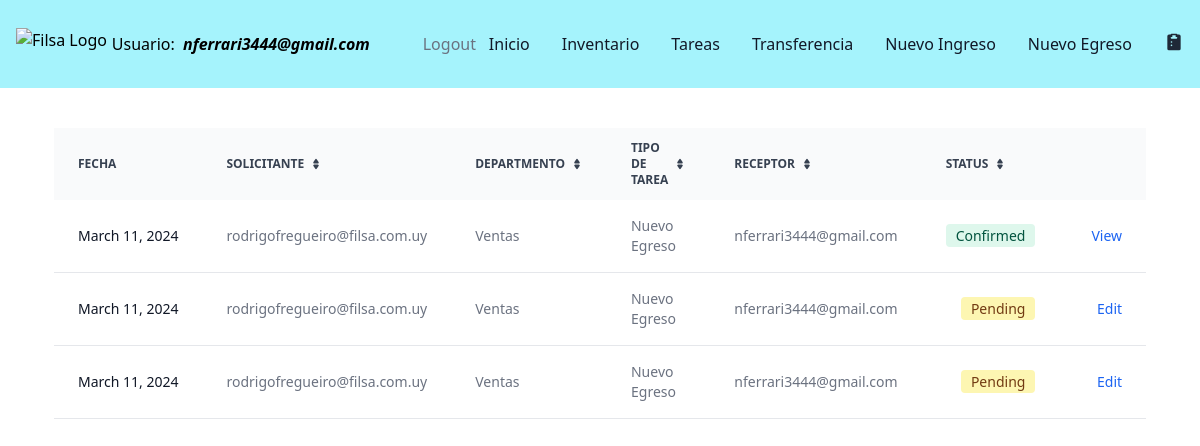
Before: /tasks/ (signed in) with the older database file.
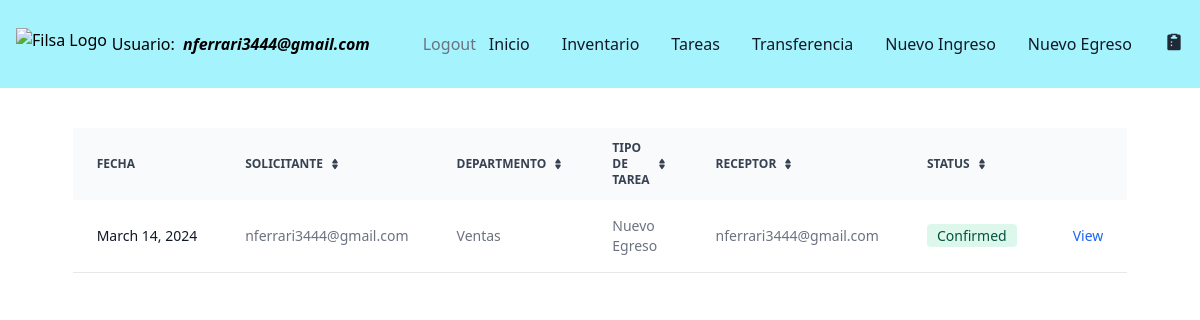
After: the same page with the newer database file.
### filsa/models.py (models this page shows)
class CustomUser( AbstractBaseUser , PermissionsMixin ):
    ROLES = [('Operator', 'Operator'),
             ('Logistic','Logistic'),
             ('Supervisor','Supervisor')]
    DEPARTMENT = [('Ventas','Ventas'),
                ('Dirección', 'Dirección'),
                ('Administración', 'Administración'),
                ('Taller', 'Taller'),
                ('Logística','Logística')
                ]
    username = models.CharField(max_length=40)
    password = models.CharField(max_length=100)
    email = models.EmailField(max_length=40, blank=False, unique=True,
                              default='', error_messages =
                                {'required': 'Please provide your email address.',
                  'unique': 'An account with this email exist'},)
    departamento = models.CharField(max_length=30, choices = DEPARTMENT, default='Sales')
    role = models.CharField(max_length=40, choices=ROLES, blank=True, null=True)
    is_staff = models.BooleanField(default=False)
    is_superuser = models.BooleanField(default=False)
    is_active = models.BooleanField(default=True)
    USERNAME_FIELD = 'email'
    REQUIRED_FIELDS = ['username']
    objects = CustomUserManager()

class Tasks(models.Model):
    STATUS = [('Pending','Pending'),
              ('Confirmed','Confirmed')]
    DEPARTMENT = [('Ventas','Ventas'),
                ('Dirección', 'Dirección'),
                ('Administración', 'Administración'),
                 ('Encargado Servicio Técnico', 'Encargado Servicio Técnico'),
                ('Servicio Técnico', 'Servicio Técnico'),
                ('Logística','Logística')
                ]
    MOTIVOSINGRESO = [('Devolución Mercadería', 'Devolución Mercadería'),
                ('Importación', 'Importación'),
                 ('Compra en Plaza', 'Compra en Plaza'),
                 ('Armado Nuevo Producto', 'Armado Nuevo Producto' )]
    MOTIVOSEGRESO = [('Servicio Técnico', 'Servicio Técnico'),
                     ('Planta de Armado', 'Planta de Armado'),
                      ('Ventas', 'Ventas'),
                       ('Mantenimiento', 'Mantenimiento') ]
    task_id = models.AutoField(primary_key=True)
    receptor = models.ForeignKey(CustomUser, on_delete=models.CASCADE, related_name='receptor',  blank=True, null=True)
    issuer = models.ForeignKey(CustomUser, on_delete=models.CASCADE, related_name='issuer', blank=True, null=True)
    status = models.CharField(max_length=30, choices= STATUS, default='Pending')
    department = models.CharField(max_length=30, choices = DEPARTMENT, default='Sales')
    date = models.DateField(verbose_name=u"Fecha")
    deliveryDate = models.DateField(verbose_name=u"Fecha", default = '1970-01-01')
    motivoIngreso = models.CharField(max_length=30, choices = MOTIVOSINGRESO) # default='Transferencia Depósitos')
    motivoEgreso = models.CharField(max_length=30, choices = MOTIVOSEGRESO) #default='Transferencia Depósitos')
    warehouse = models.ForeignKey(WarehousesProduct, on_delete= models.CASCADE, blank=True, null=True)
    actionType = models.CharField(max_length=20,  default='Inbound')
    observations = models.CharField(max_length=500, null=True, blank= True)

### filsa/views.py (the view)
# urls.py: path('tasks/', TaskListView.as_view() , name='tasks'),
class TaskListView(LoginRequiredMixin, generic.ListView):
    template_name = 'tasks.html'
    model = Tasks
    def get_queryset(self) -> QuerySet[Any]:
        self.tasks = Tasks.objects.all() #filter(status='Pending') # , actionType='Nueva Solicitud')
        return self.tasks
    def get_context_data(self, **kwargs):
        context = super(TaskListView, self).get_context_data(**kwargs)
        context['tasks'] = self.tasks
        return context

### filsa/templates/tasks.html (shortened to what this page needs)
{% extends '_base.html' %}
{% load static %}
{% block content %}
<div class="mt-10 sm:rounded-lg">
    <table class="py-8 px-4 mx-auto max-w-2xl lg:py-16 text-sm text-left rtl:text-right text-gray-500 dark:text-gray-400">
        <thead class="text-xs text-gray-700 uppercase bg-gray-50 dark:bg-gray-700 dark:text-gray-400">
            <tr>
                <th scope="col" class="px-6 py-3">
                    Fecha
                </th>
                <th scope="col" class="px-6 py-3">
                    <div class="flex items-center">
                        Solicitante
                        <a href="#"></a>
                    </div>
                </th>
                <th scope="col" class="px-6 py-3">
                    <div class="flex items-center">
                        Departmento
                        <a href="#"></a>
                    </div>
                </th>
                <th scope="col" class="px-6 py-3">
                    <div class="flex items-center">
                        Tipo de Tarea
                        <a href="#"></a>
                    </div>
                </th>
                <th scope="col" class="px-6 py-3">
                    <div class="flex items-center">
                        Receptor
                        <a href="#"></a>
                    </div>
                </th>
                <th scope="col" class="px-6 py-3">
                    <div class="flex items-center">
                        Status
                        <a href="#"></a>
                    </div>
                </th>
                <th scope="col" class="px-6 py-3">
                </th>
            </tr>
        </thead>
        <tbody>
            {% for task in tasks %}
            <tr class="bg-white border-b dark:bg-gray-800 dark:border-gray-700">
                <th scope="row" class="px-6 py-4 font-medium text-gray-900 whitespace-nowrap dark:text-white">
                    {{task.date}}
                </th>
                <td class="px-6 py-4">
                    {{task.issuer}}
                </td>
                <td class="px-6 py-4">
                    {{task.department}}
                </td>
                <td class="px-6 py-4">
                    {{task.actionType}}
                </td>
                <td class="px-6 py-4">
                    {{task.receptor}}
                </td>
                    {% if task.status == 'Pending' %}
                    <td class="px-6 py-4 text-right">
                        <span class="bg-yellow-100 text-yellow-800 text-sm font-medium me-2 px-2.5 py-0.5 rounded dark:bg-yellow-900 dark:text-yellow-300">{{task.status}}</span>
                    </td>
                    {% else %}
                    <td class="px-6 py-4 text-right">
                    <span class="bg-green-100 text-green-800 text-sm font-medium me-2 px-2.5 py-0.5 rounded dark:bg-green-900 dark:text-green-300">{{task.status}}</span>
                </td>
                {% endif %}
                {% if task.actionType == 'Nuevo Egreso' and task.status == 'Pending' %}
                <td class="px-6 py-4 text-right">
                    <a href="{% url 'outbounddelivery' requested_id=task.task_id %}"  class="font-medium text-blue-600 dark:text-blue-500 hover:underline">Edit</a>
                </td>
                {% elif task.actionType == 'Nuevo Egreso' and task.status == 'Confirmed' %}
                <td class="px-6 py-4 text-right">
                    <a href="{% url 'outboundconfirmed' requested_id=task.task_id %}"  class="font-medium text-blue-600 dark:text-blue-500 hover:underline">View</a>
                </td>
                {% elif task.actionType == 'Nuevo Ingreso' and task.status == 'Pending' %}
                <td class="px-6 py-4 text-right">
                    <a href="{% url 'inboundreception' requested_id=task.task_id %}"  class="font-medium text-blue-600 dark:text-blue-500 hover:underline">Edit</a>
                </td>
                {% elif task.actionType == 'Nuevo Ingreso' and task.status == 'Confirmed' %}
                <td class="px-6 py-4 text-right">
                    <a href="{% url 'inboundconfirmed' requested_id=task.task_id %}"  class="font-medium text-blue-600 dark:text-blue-500 hover:underline">View</a>
                </td>
                {% elif task.actionType == 'Transferencia' and task.status == 'Pending' %}
                <td class="px-6 py-4 text-right">
                    <a href="{% url 'transferreception' requested_id=task.task_id %}"  class="font-medium text-blue-600 dark:text-blue-500 hover:underline">Edit</a>
                </td>
                {% elif task.actionType == 'Transferencia' and task.status == 'Confirmed' %}
                <td class="px-6 py-4 text-right">
                    <a href="{% url 'transferconfirmed' requested_id=task.task_id %}"  class="font-medium text-blue-600 dark:text-blue-500 hover:underline">View</a>
                </td>
                 {% endif %}
            </tr>
            {% endfor %}
        </tbody>
    </table>
</div>
  {% endblock content %}

### filsa/templates/_base.html (shortened to what this page needs)
{% load compress %}
{% load static %}
{% load grouptag %}
<!DOCTYPE html>
<html lang="en">
<head>
<link rel="stylesheet" href="https://ajax.googleapis.com/ajax/libs/jqueryui/1.11.4/themes/smoothness/jquery-ui.css">
    {% compress css %}
 <link rel="stylesheet" href="{% static 'src/output.css' %}">
    {% endcompress %}
</head>
<nav class="bg-cyan-200 border-gray-200 dark:bg-gray-900">
    <div class="max-w-screen-xl flex flex-wrap items-center justify-between p-4">
      <a href="https://www.filsa.com.uy/" target="_blank" class="flex items-center space-x-3 rtl:space-x-reverse">
          <img src="https://filsa.s3.amazonaws.com/logo.jpg" class="h-8" alt="Filsa Logo" />
      </a>
      {% if user.is_authenticated %}
      <div class="flex text-black-400 items-center lg:mr-10 sm:mr-0 lm:mr-0">
        Usuario: &nbsp <i><strong>{{user.get_username}}</strong></i>
      </div>
      <a href="{% url 'logout' %}" class="py-4 px-2 text-gray-500 hover:text-green-500 transition duration-300">Logout</a>
      {% else %}
      <a href="{% url 'login' %}" class="py-4 px-2 text-gray-500 hover:text-green-500 transition duration-300">Login</a>
      {% endif %}
      <div class="hidden w-full md:block md:w-auto" id="navbar-default">
        <ul class="font-medium flex flex-col p-4 md:p-0 mt-4 border border-gray-100 rounded-lg md:flex-row md:space-x-8 rtl:space-x-reverse md:mt-0 md:border-0 dark:bg-gray-800 md:dark:bg-gray-900 dark:border-gray-700">
          <li>
            <a href="{% url 'stock' %}" class="text-gray-900 rounded hover:bg-gray-100 md:border-0 md:hover:text-blue-700 md:p-0 dark:text-white md:dark:hover:text-blue-500 dark:hover:bg-gray-700 dark:hover:text-white md:dark:hover:bg-transparent">Inicio</a>
          </li>
          <li>
            <a href="{% url 'stock' %}" class="block py-2 px-3 text-gray-900 rounded hover:bg-gray-100 md:border-0 md:hover:text-blue-700 md:p-0 dark:text-white md:dark:hover:text-blue-500 dark:hover:bg-gray-700 dark:hover:text-white md:dark:hover:bg-transparent">Inventario</a>
          </li>
          <li>
            <a href="{% url 'tasks' %}" class="block py-2 px-3 text-gray-900 rounded hover:bg-gray-100 md:border-0 md:hover:text-blue-700 md:p-0 dark:text-white md:dark:hover:text-blue-500 dark:hover:bg-gray-700 dark:hover:text-white md:dark:hover:bg-transparent">Tareas</a>
          </li>
          <li>
            {% if user.groups.all.0.name.strip == "Administrador"  or user.groups.all.0.name.strip == "Supervisor"  or user.groups.all.0.name.strip == "Tecnico"   or user.groups.all.0.name.strip == "Logistica" %}
            <a href="{% url 'transfer' %}" class="block py-2 px-3 text-gray-900 rounded hover:bg-gray-100 md:border-0 md:hover:text-blue-700 md:p-0 dark:text-white md:dark:hover:text-blue-500 dark:hover:bg-gray-700 dark:hover:text-white md:dark:hover:bg-transparent">Transferencia</a>
            {% endif %}
          </li>
          <li>
          {% if user.groups.all.0.name.strip == "Administrador"  or user.groups.all.0.name.strip == "Supervisor" %}
            <a href="{% url 'inbound' %}" class="block py-2 px-3 text-gray-900 rounded hover:bg-gray-100 md:border-0 md:hover:text-blue-700 md:p-0 dark:text-white md:dark:hover:text-blue-500 dark:hover:bg-gray-700 dark:hover:text-white md:dark:hover:bg-transparent">Nuevo Ingreso</a>
           {% endif %}
          </li>
          <li>
            {% if user.groups.all.0.name.strip == "Administrador"  or user.groups.all.0.name.strip == "Supervisor" or user.groups.all.0.name.strip == "Comercial" %}
            <a href="{% url 'outboundorder' %}" class="block py-2 px-3 text-gray-900 rounded hover:bg-gray-100 md:border-0 md:hover:text-blue-700 md:p-0 dark:text-white md:dark:hover:text-blue-500 dark:hover:bg-gray-700 dark:hover:text-white md:dark:hover:bg-transparent">Nuevo Egreso</a>
            {% endif %}
          </li>
          <li>
            <a href="{% url 'newcotization' %}" data-popover-target="popover-default" class="block py-2 px-3 text-gray-900 rounded hover:bg-gray-100 md:border-0 md:hover:text-blue-700 md:p-0 dark:text-white md:dark:hover:text-blue-500 dark:hover:bg-gray-700 dark:hover:text-white md:dark:hover:bg-transparent">
              </a>
        </li>
        </ul>
      </div>
    </div>
  </nav>
 {% block content %}
 {% endblock content %}
</body>
</html>

Changed rows visible on the page:
removed Tasks: date "March 11, 2024", issuer "rodrigofregueiro@filsa.com.uy", department "Ventas", actionType "Nuevo Egreso", receptor "nferrari3444@gmail.com", status "Pending", shows "Edit"
removed Tasks: date "March 11, 2024", issuer "rodrigofregueiro@filsa.com.uy", department "Ventas", actionType "Nuevo Egreso", receptor "nferrari3444@gmail.com", status "Pending", shows "Edit"
changed Tasks "Ventas": date "March 11, 2024" → "March 14, 2024"; issuer "rodrigofregueiro@filsa.com.uy" → "nferrari3444@gmail.com"
